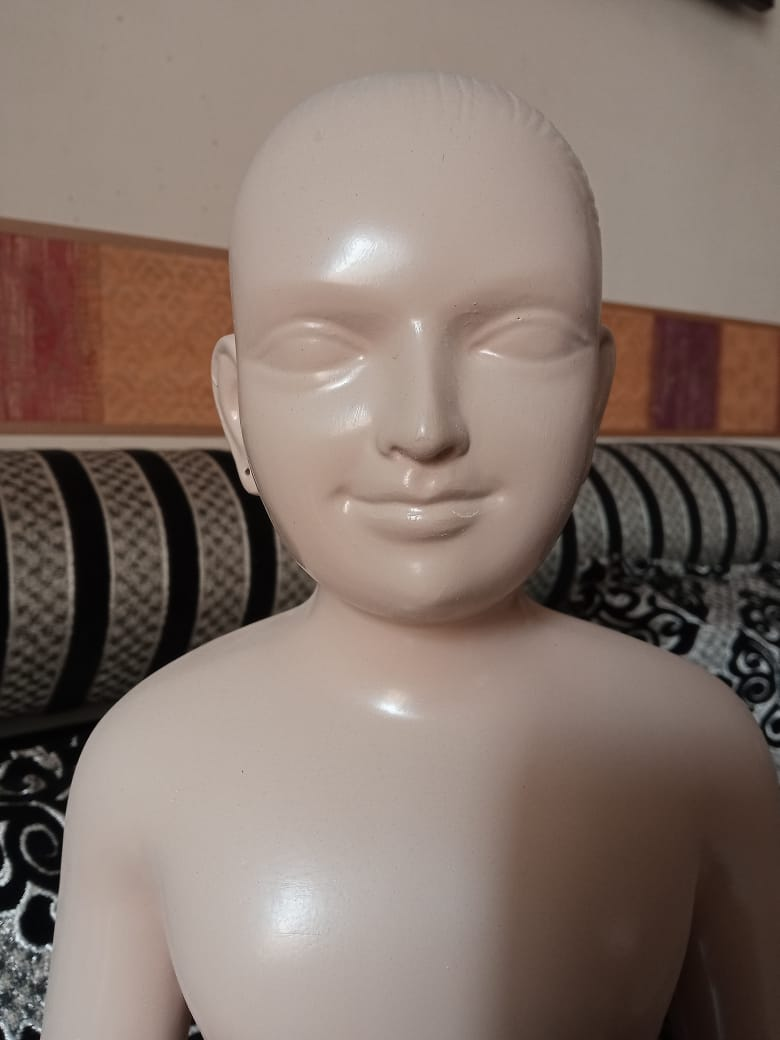
#> input picture data/img1.jpg, 780 x 1040 px
$ jupyter execute eye_detect_3.ipynb
#> lines starting #> are read from the running program, lines starting #| are printed output that depends on the picture; after the words box and inside, x2 and y2 are one past the last pixel; in counts of white or black regions, pixels touching at a corner belong together
[cell 1]
import cv2

face_cascade = cv2.CascadeClassifier('haarcascade_frontalface_default.xml')
eye_cascade = cv2.CascadeClassifier('haarcascade_eye.xml')

[cell 2]
img = cv2.imread('data/img1.jpg')  # Replace with your image file path
#> img is the input picture: shape (1040, 780, 3); mean B, G, R 106.4, 115.2, 131.6
# img = cv2.imread('path_to_image.jpg')
gray_img = cv2.cvtColor(img, cv2.COLOR_BGR2GRAY)
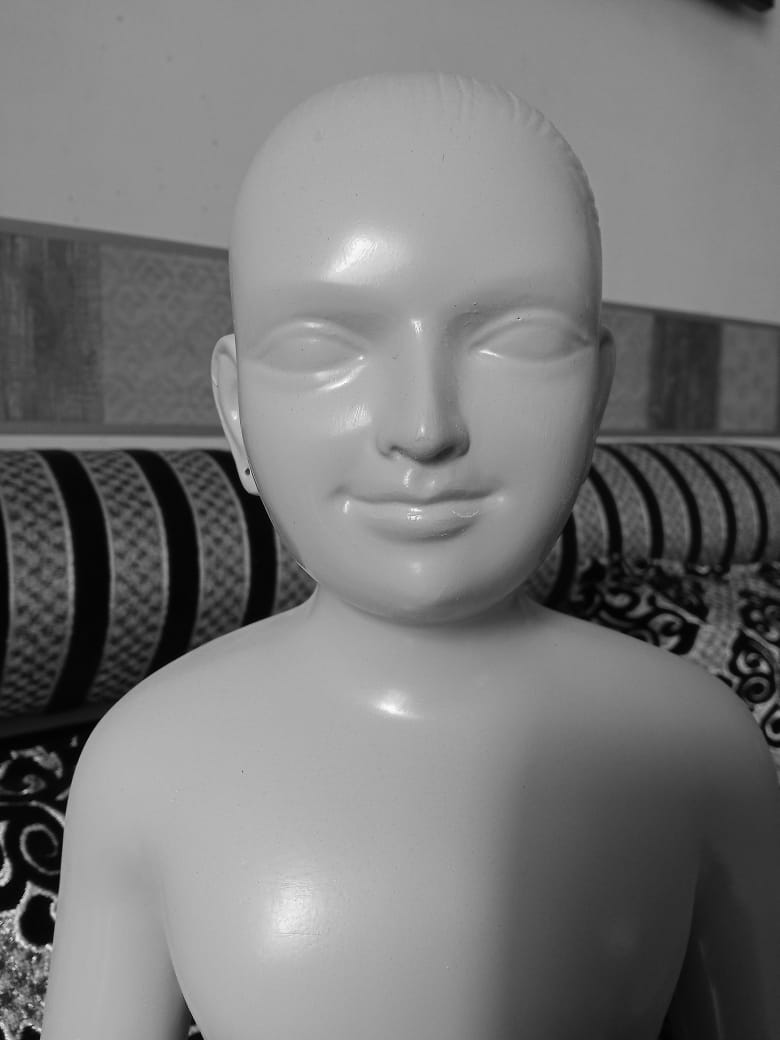
#> gray_img: shape (1040, 780); min 0, max 254, mean 119.1

[cell 3]
faces = face_cascade.detectMultiScale(gray_img, scaleFactor=1.1, minNeighbors=5, minSize=(30, 30))
#> faces = [[210, 162, 420, 420]]

[cell 4]
for (x, y, w, h) in faces:
    roi_gray = gray_img[y:y+h, x:x+w]
    roi_color = img[y:y+h, x:x+w]
    eyes = eye_cascade.detectMultiScale(roi_gray, scaleFactor=1.1, minNeighbors=5, minSize=(20, 20))
    for (ex, ey, ew, eh) in eyes:
        # Get the coordinates of each eye
        eye_x = x + ex
        eye_y = y + ey
        eye_width = ew
        eye_height = eh
        # Paint the eyes (optional)
        cv2.rectangle(roi_color, (ex, ey), (ex+ew, ey+eh), (0, 255, 0), 2)
#> this loop made 1 pass
#> (x, y, w, h, eyes) on pass 1: (210, 162, 420, 420, [[164, 272, 34, 34]])
#> pass 1, `roi_gray = gray_img[y:y+h, x:x+w]`:
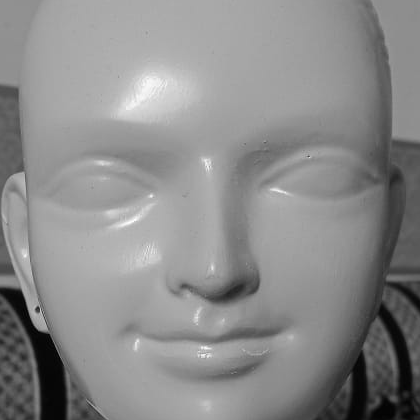
#> roi_gray: shape (420, 420); min 1, max 254, mean 138.8
#> pass 1, `roi_color = img[y:y+h, x:x+w]`:
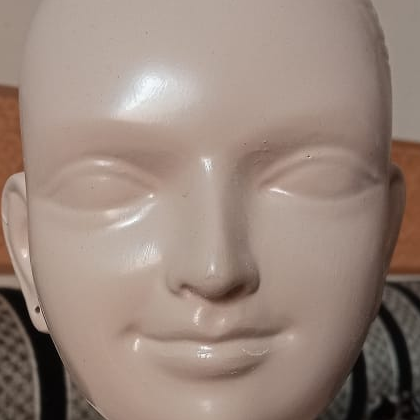
#> roi_color: shape (420, 420, 3); mean B, G, R 124, 134.4, 153.3
#> after the loop:
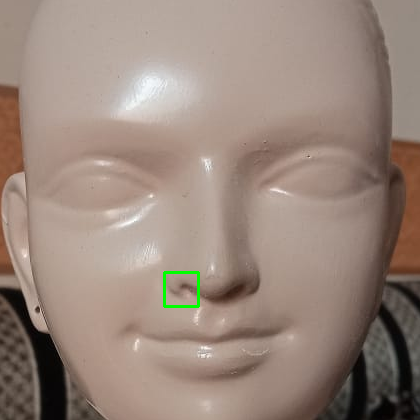
#> roi_color: shape (420, 420, 3); 0.23% of pixels changed, all inside (x1, y1, x2, y2) = (163, 271, 200, 308)

[cell 5]
cv2.imshow('Eyes Detection', img)
cv2.waitKey(0)
cv2.destroyAllWindows()

$ run again, with data/img2.jpg copied over data/img1.jpg
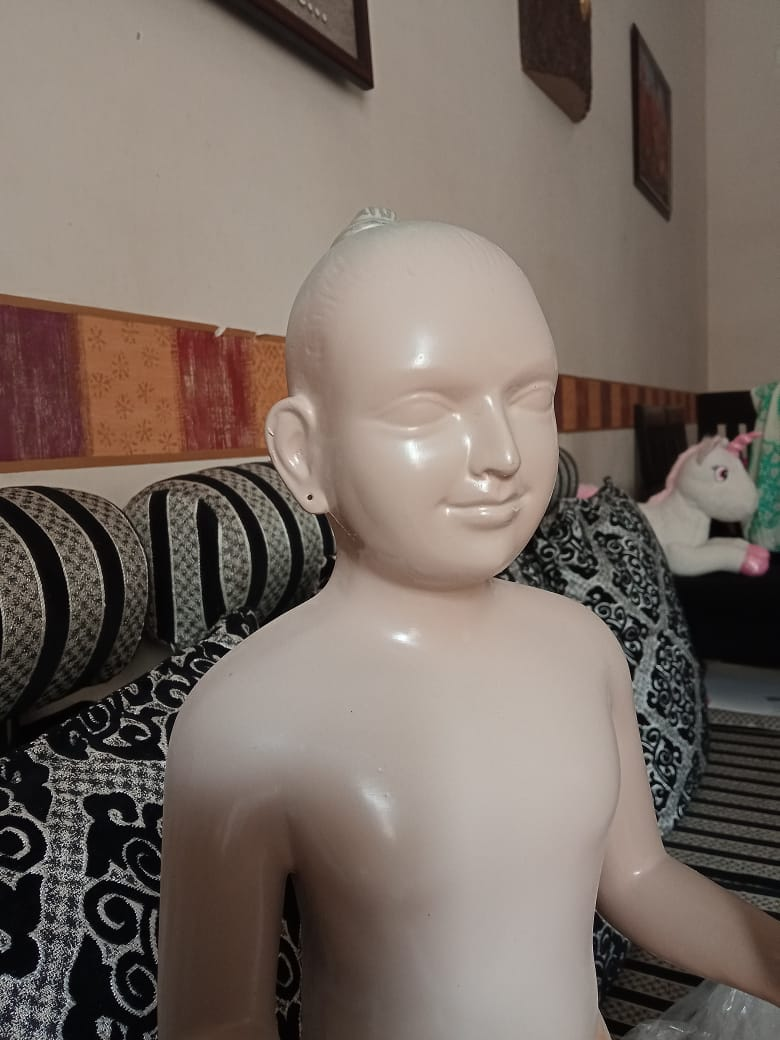
#> input picture data/img2.jpg, 780 x 1040 px
#> img is the input picture: shape (1040, 780, 3); mean B, G, R 99.2, 107.1, 119.3
#> `gray_img = cv2.cvtColor(img, cv2.COLOR_BGR2GRAY)`:
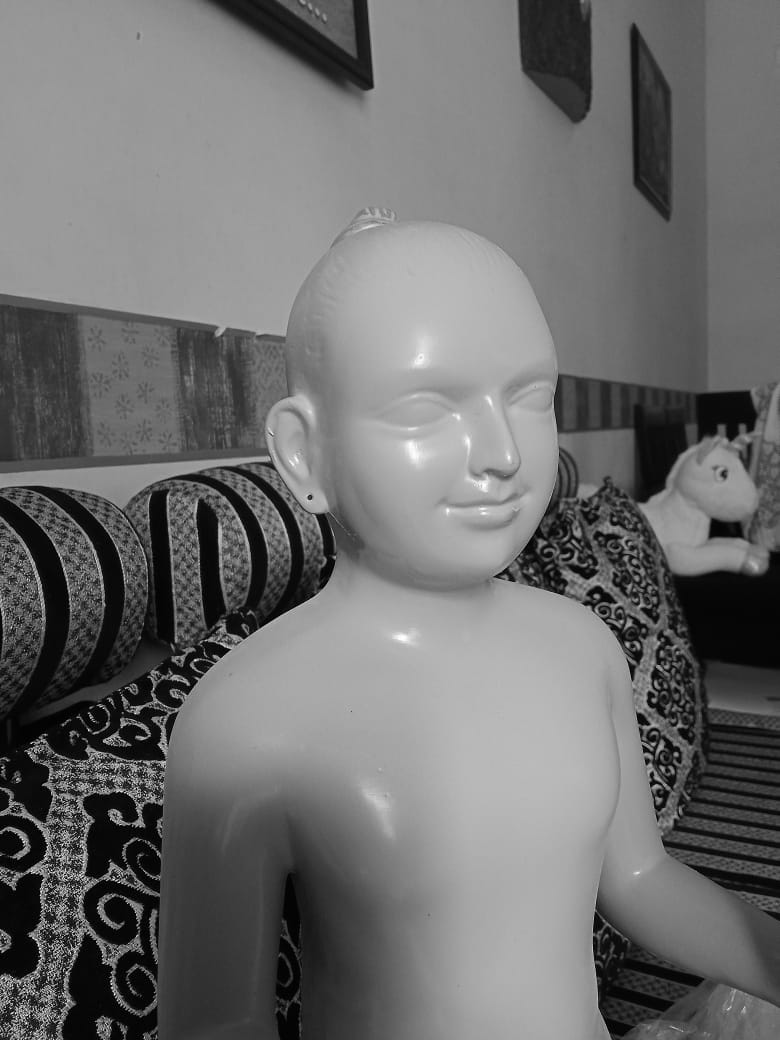
#> gray_img: shape (1040, 780); min 0, max 255, mean 109.9
#> faces = [[327, 298, 265, 265]]
#> the loop `for (x, y, w, h) in faces:` made 1 pass
#> pass 1, `roi_color = img[y:y+h, x:x+w]`:
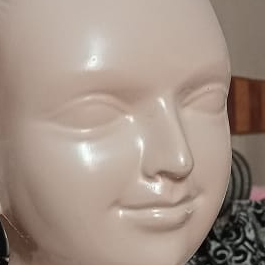
#> roi_color: shape (265, 265, 3); mean B, G, R 133.5, 145.1, 162.7

$ run again, with data/img3.jpg copied over data/img1.jpg
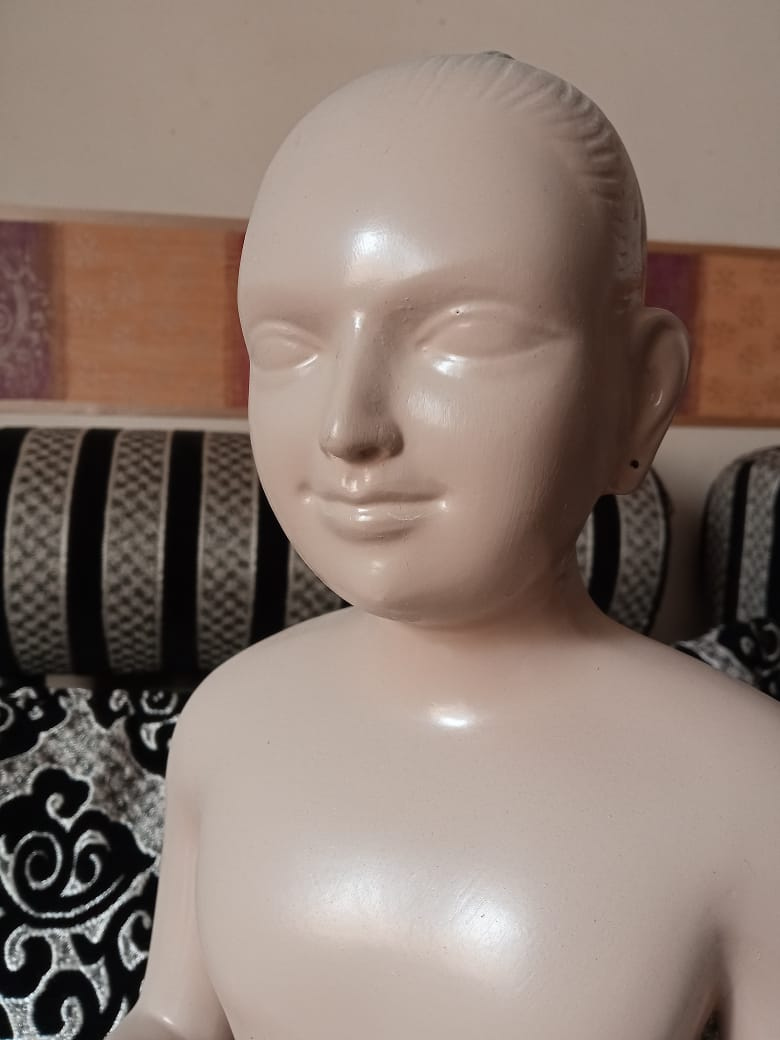
#> input picture data/img3.jpg, 780 x 1040 px
#> img is the input picture: shape (1040, 780, 3); mean B, G, R 112.6, 122, 139.5
#> `gray_img = cv2.cvtColor(img, cv2.COLOR_BGR2GRAY)`:
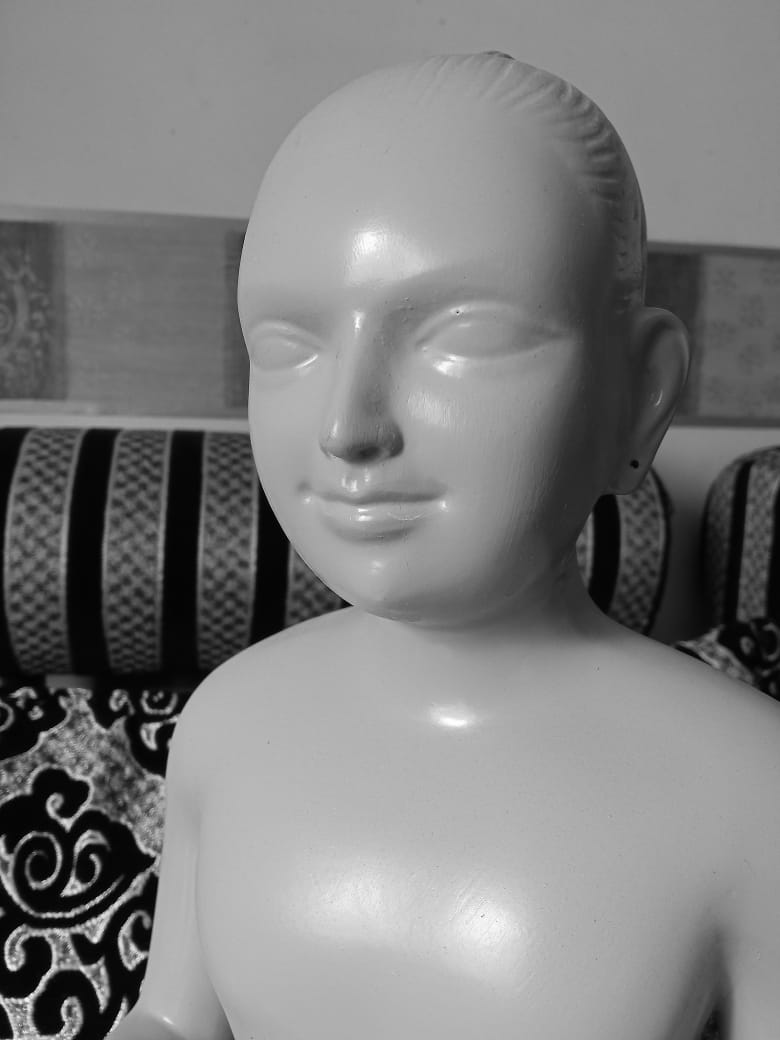
#> gray_img: shape (1040, 780); min 0, max 255, mean 126.2
#> faces = [[168, 159, 423, 423]]
#> the loop `for (x, y, w, h) in faces:` made 1 pass
#> pass 1, `roi_color = img[y:y+h, x:x+w]`:
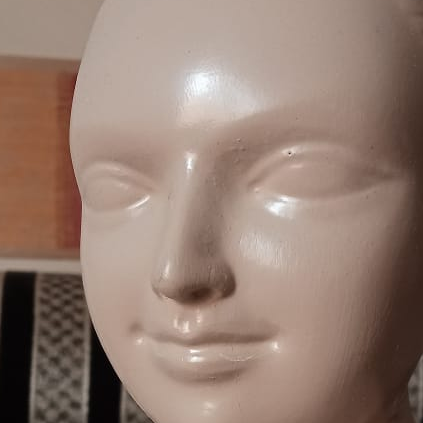
#> roi_color: shape (423, 423, 3); mean B, G, R 113.8, 125.6, 148.5
